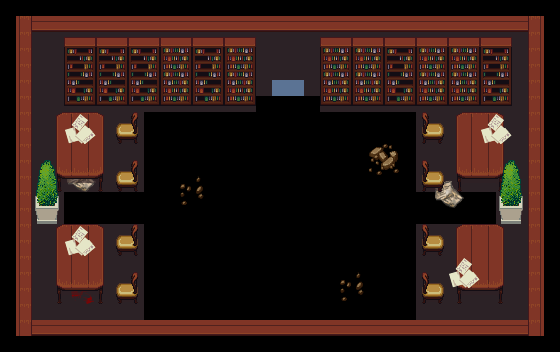

A level layout from a 2D game, rendered from its tile map. Below: a short description, then the map file with tile-grid data replaced by summaries:
An orthogonal 35x22 tile map with 16x16 px tiles, 6 tile layers (Mask, Door1, Wall, Dirt, ...), 1 hidden layer not drawn, 8 tilesets.

<map version="1.2" tiledversion="1.2.0" orientation="orthogonal" renderorder="right-down" width="35" height="22" tilewidth="16" tileheight="16" infinite="0" nextlayerid="42" nextobjectid="1">
 <properties>
  <property name="charWidthDoor1" type="int" value="2" />
  <property name="charXDoor1" type="int" value="17" />
  <property name="charYDoor1" type="int" value="5" />
  <property name="itemCapacity" type="int" value="8" />
  <property name="mobCapacity" type="int" value="6" />
  <property name="spawnX1" type="int" value="12" />
  <property name="spawnX2" type="int" value="20" />
  <property name="spawnY1" type="int" value="16" />
  <property name="spawnY2" type="int" value="10" />
 </properties>
 <tileset firstgid="1" source="obj_misk_atlas.tsx" />
 <tileset firstgid="4097" source="house_inside.tsx" />
 <tileset firstgid="4993" source="preview.tsx" />
 <tileset firstgid="7853" source="build_atlas.tsx" />
 <tileset firstgid="11949" source="interior.tsx" />
 <tileset firstgid="12973" source="zombie_tileb.tsx" />
 <tileset firstgid="13997" source="apocalypse.tsx" />
 <tileset firstgid="14997" source="../CompleteHallway/terrain_atlas.tsx" />
 <layer id="35" name="Mask" width="35" height="22">
  <data>[770 cells, 523 non-empty, 2 distinct tile ids]</data>
 </layer>
 <layer id="36" name="Door1" width="35" height="22">
  <data>[770 cells, 2 non-empty, 1 distinct tile ids]</data>
 </layer>
 <layer id="37" name="Base" width="35" height="22" visible="0">
  <data>[770 cells, 660 non-empty, 12 distinct tile ids]</data>
 </layer>
 <layer id="38" name="Wall" width="35" height="22">
  <data>[770 cells, 102 non-empty, 4 distinct tile ids]</data>
 </layer>
 <layer id="39" name="Dirt" width="35" height="22">
  <data>[770 cells, 24 non-empty, 16 distinct tile ids]</data>
 </layer>
 <layer id="40" name="Obstacle1" width="35" height="22">
  <data>[770 cells, 235 non-empty, 50 distinct tile ids]</data>
 </layer>
 <layer id="41" name="Obstacle2" width="35" height="22">
  <data>[770 cells, 32 non-empty, 12 distinct tile ids]</data>
 </layer>
</map>
